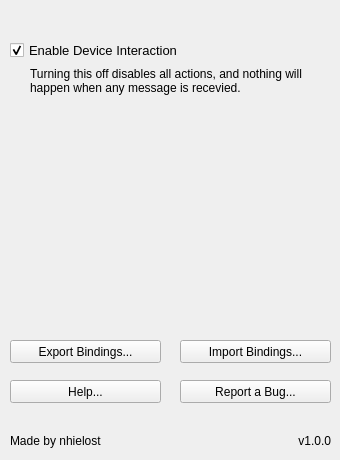
   <widget class="QWidget" name="preferences_page">
    <widget class="QCheckBox" name="enable_this_toggle">
     <property name="geometry">
      <rect>
       <x>10</x>
       <y>40</y>
       <width>321</width>
       <height>21</height>
      </rect>
     </property>
     <property name="font">
      <font>
       <family>Tahoma</family>
       <pointsize>10</pointsize>
      </font>
     </property>
     <property name="styleSheet">
      <string notr="true"/>
     </property>
     <property name="text">
      <string>Enable Device Interaction</string>
     </property>
     <property name="checked">
      <bool>true</bool>
     </property>
    </widget>
    <widget class="QLabel" name="enable_this_label">
     <property name="geometry">
      <rect>
       <x>30</x>
       <y>60</y>
       <width>301</width>
       <height>41</height>
      </rect>
     </property>
     <property name="font">
      <font>
       <family>Tahoma</family>
       <pointsize>9</pointsize>
      </font>
     </property>
     <property name="text">
      <string>Turning this off disables all actions, and nothing will happen when any message is recevied.</string>
     </property>
     <property name="wordWrap">
      <bool>true</bool>
     </property>
    </widget>
    <widget class="QPushButton" name="export_button">
     <property name="geometry">
      <rect>
       <x>10</x>
       <y>340</y>
       <width>151</width>
       <height>23</height>
      </rect>
     </property>
     <property name="font">
      <font>
       <family>Tahoma</family>
       <pointsize>9</pointsize>
      </font>
     </property>
     <property name="text">
      <string>Export Bindings...</string>
     </property>
    </widget>
    <widget class="QPushButton" name="import_button">
     <property name="geometry">
      <rect>
       <x>180</x>
       <y>340</y>
       <width>151</width>
       <height>23</height>
      </rect>
     </property>
     <property name="font">
      <font>
       <family>Tahoma</family>
       <pointsize>9</pointsize>
      </font>
     </property>
     <property name="text">
      <string>Import Bindings...</string>
     </property>
    </widget>
    <widget class="QPushButton" name="help_button">
     <property name="geometry">
      <rect>
       <x>10</x>
       <y>380</y>
       <width>151</width>
       <height>23</height>
      </rect>
     </property>
     <property name="font">
      <font>
       <family>Tahoma</family>
       <pointsize>9</pointsize>
      </font>
     </property>
     <property name="text">
      <string>Help...</string>
     </property>
    </widget>
    <widget class="QPushButton" name="bug_report_button">
     <property name="geometry">
      <rect>
       <x>180</x>
       <y>380</y>
       <width>151</width>
       <height>23</height>
      </rect>
     </property>
     <property name="font">
      <font>
       <family>Tahoma</family>
       <pointsize>9</pointsize>
      </font>
     </property>
     <property name="text">
      <string>Report a Bug...</string>
     </property>
    </widget>
    <widget class="QLabel" name="version_label">
     <property name="geometry">
      <rect>
       <x>270</x>
       <y>430</y>
       <width>61</width>
       <height>21</height>
      </rect>
     </property>
     <property name="font">
      <font>
       <family>Tahoma</family>
       <pointsize>9</pointsize>
      </font>
     </property>
     <property name="text">
      <string>v1.0.0</string>
     </property>
     <property name="alignment">
      <set>Qt::AlignRight|Qt::AlignTrailing|Qt::AlignVCenter</set>
     </property>
    </widget>
    <widget class="QLabel" name="author_label">
     <property name="geometry">
      <rect>
       <x>10</x>
       <y>430</y>
       <width>111</width>
       <height>21</height>
      </rect>
     </property>
     <property name="font">
      <font>
       <family>Tahoma</family>
       <pointsize>9</pointsize>
      </font>
     </property>
     <property name="text">
      <string>Made by nhielost</string>
     </property>
     <property name="alignment">
      <set>Qt::AlignLeading|Qt::AlignLeft|Qt::AlignVCenter</set>
     </property>
    </widget>
   </widget>
